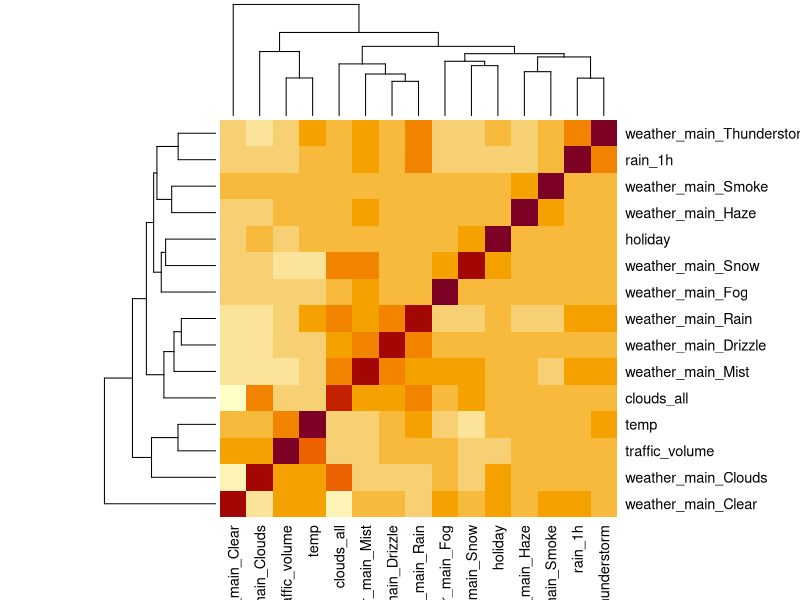

The R source for this figure: (Note: this script raises an error after producing the figure.)

repo_path ='/Users/harshbaberwal/Documents/Github/Metro-Interstate-Traffic-Analysis/'
setwd(repo_path)

final_data <- read.csv('Data Folder/final_data.csv')


#Checking for any high correlations
heatmap(cor(final_data[, 2:16], use = "na.or.complete"))

#Plotting the traffic volume against time
tsplot(final_data$t, final_data$traffic_volume, ylab = "Traffic Volume", xlab = "Date", gg = T)

#Checking the stationarity of the series
adf.test(final_data$traffic_volume)

#Basic Numerical Summary
summary(final_data$traffic_volume)


# Running a step-wise linear regression model to get the best model
step(lm(traffic_volume ~ holiday + temp + rain_1h + clouds_all + 
          weather_main_Clear + weather_main_Clouds +
          weather_main_Drizzle + weather_main_Fog + weather_main_Haze +
          weather_main_Mist + weather_main_Rain + 
          weather_main_Smoke + weather_main_Snow + 
          weather_main_Thunderstorm + date, final_data), direction = "backward")

# Chosen Model
modelA <- lm(traffic_volume ~ holiday + temp + rain_1h + weather_main_Drizzle +
               weather_main_Fog + weather_main_Mist + weather_main_Rain + 
               weather_main_Snow + date, final_data)

# Model Summary
summary(modelA)

# AIC and BIC of the model
print(paste("AIC: ",AIC(modelA)))
print(paste("BIC: ",BIC(modelA)))



# Residual Analysis
x <- resid(modelA)

#Checking the residuals stationarity
adf.test(x)

#Plotting residuals
tsplot(x, ylab = "Residual",  gg = T)
acf2(x, main = "Residual", gg = T)

# Since ACF shows seasonal persistence so, we try differencing
tsplot(diff(x, 7), ylab = "Seasonal Differenced Residual", gg = T)
acf2(diff(x, 7), main = "Seasonal Differenced Residual", gg = T)


#ACF cuts off, PACF tails off, for seasonal 
#So MA(1) models are chosen for seasonal.
#PACF cuts off, ACF tails off, for non seasonal 
#So AR(1) models are chosen for non seasonal.
#ARIMA(1,0,0)X(0,1,1)_s=7

sarima(x, p=1,d=0,q=0,P=0,D=1,Q=1,S=7)

# Iterating several others to to check
sarima(x, 0,0,1,0,1,1,7)
sarima(x, 1,0,1,0,1,1,7)
sarima(x, 1,0,2,0,1,1,7)
sarima(x, 2,0,1,0,1,1,7)
sarima(x, 2,0,2,0,1,1,7)

# Best model for residuals:
sarima(x, 1,0,2,0,1,1,7)


# Final Model
sarima(final_data$traffic_volume, 1,0,2,0,1,1,7, xreg = final_data[, c(1,2,3,4,9,10,12,13,15)], gg = T)
